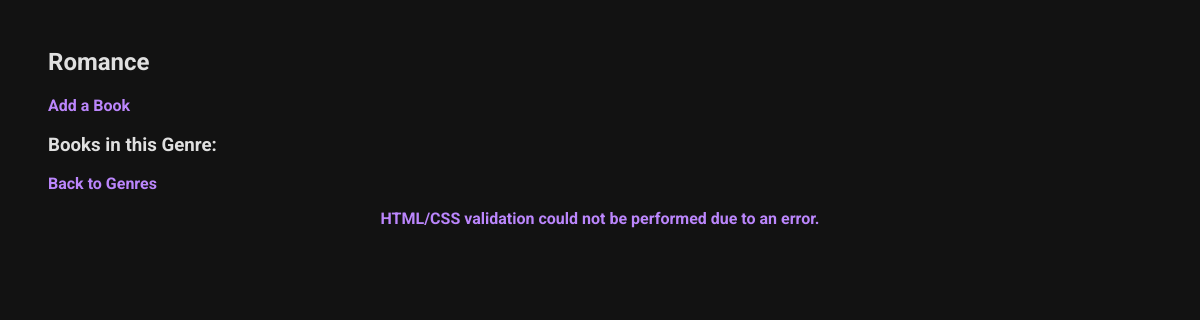
/books/genre/5/, run on an earlier commit of the app's database.
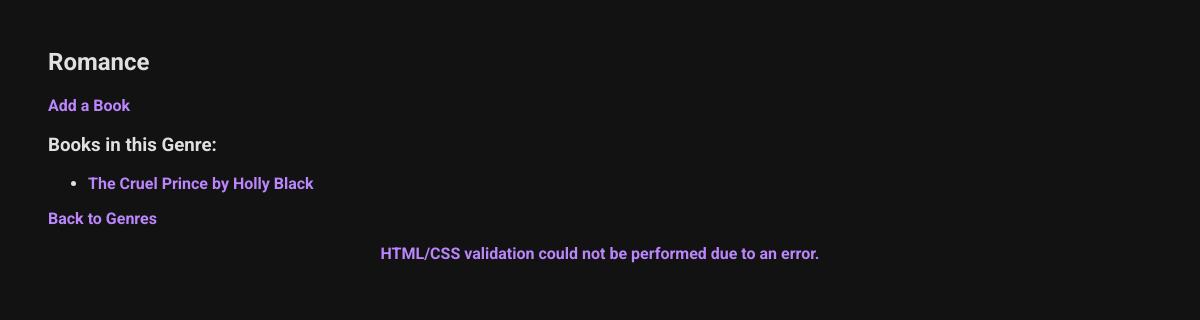
And on a later commit of the database.
### books/models.py (models this page shows, shortened)
class Book(models.Model):
    title = models.CharField(max_length=200)
    author = models.ForeignKey(Author, on_delete=models.CASCADE)
    genres = models.ManyToManyField(Genre)
    owner = models.ForeignKey(settings.AUTH_USER_MODEL, on_delete=models.CASCADE)
    rating = models.IntegerField(null=True, blank=True)  # New field added

class Author(models.Model):
    name = models.CharField(max_length=200)
    def __str__(self):
        return self.name

### books/views.py (the view)
# urls.py: path('genre/<int:pk>/', views.GenreDetailView.as_view(), name='genre_detail'),
class GenreDetailView(generic.DetailView):
    model = Genre
    template_name = 'books/genre_detail.html'
    context_object_name = 'genre'

### books/templates/books/genre_detail.html
{% extends 'base.html' %}
{% block content %}
<h2>{{ genre.name }}</h2>
<a href="{% url 'books:book_create' genre.pk %}">Add a Book</a>
<h3>Books in this Genre:</h3>
<ul>
    {% for book in genre.book_set.all %}
        <li><a href="{% url 'books:book_detail' book.pk %}">{{ book.title }} by {{ book.author }}</a></li>
    {% endfor %}
</ul>
<a href="{% url 'books:genre_list'%}">Back to Genres</a>
{% endblock %}

What changed in the data, as far as the page shows it:
added Book: title "The Cruel Prince", author "Holly Black"
